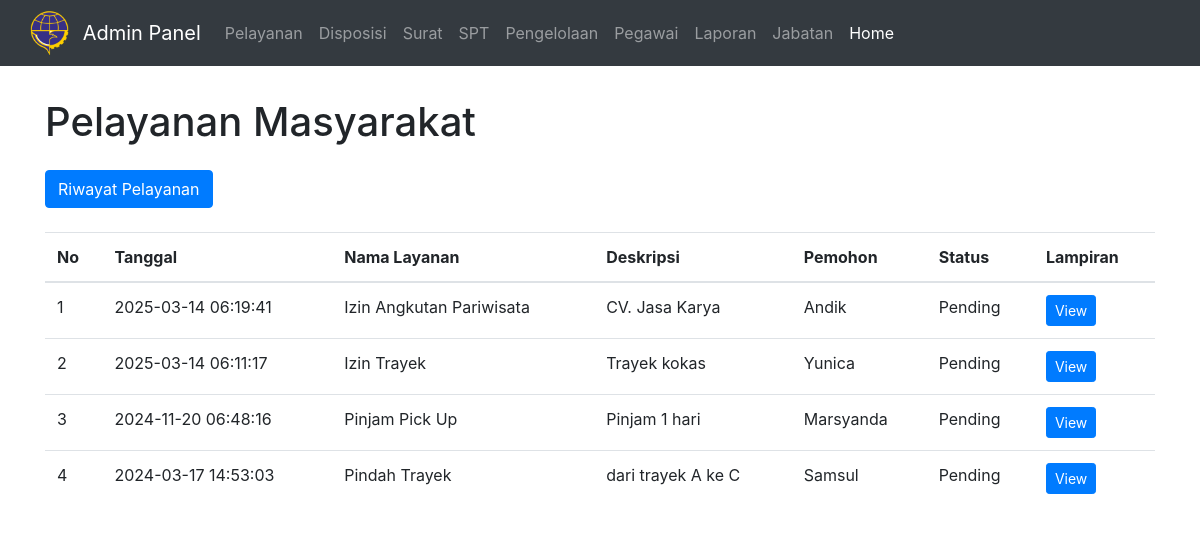
The app's page /umum/admin/pelayanan.php, older data.
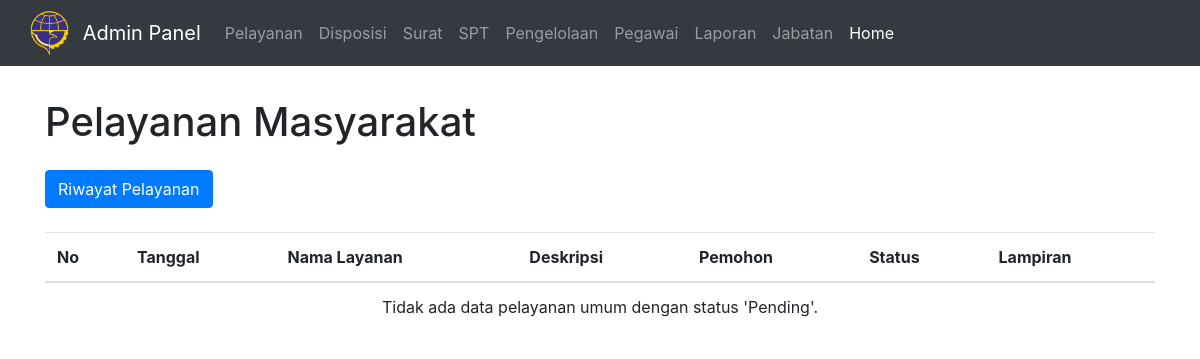
The same page, newer data.
### tables this page shows
CREATE TABLE `pelayananumum` (
  `id` int NOT NULL,
  `tanggal` datetime NOT NULL,
  `nama_layanan` varchar(255) DEFAULT NULL,
  `deskripsi` text,
  `file_google_drive` varchar(255) DEFAULT NULL,
  `pemohon` varchar(255) NOT NULL,
  `status` enum('Pending','Approved','Rejected') NOT NULL
);

### umum/admin/pelayanan.php (the view, shortened to what this page needs)
<?php include_once 'header.php'; ?>
<div class="container mt-5">
    <h1 class="mb-4">Pelayanan Masyarakat</h1>
    <?php if ($rules !== 'Staff') : ?>
        <div class="text-end mb-4">
            <a href="riwayat_pelayanan.php" class="btn btn-primary">Riwayat Pelayanan</a>
        </div>
    <?php endif; ?>
    <div class="table-responsive">
        <table class="table">
            <thead>
                <tr>
                    <th>No</th>
                    <th>Tanggal</th>
                    <th>Nama Layanan</th>
                    <th>Deskripsi</th>
                    <th>Pemohon</th>
                    <th>Status</th>
                    <th>Lampiran</th>
                </tr>
            </thead>
            <tbody>
                <?php
                require_once 'koneksi.php';
                $query = "SELECT * FROM pelayananumum WHERE status = ? ORDER BY tanggal DESC";
                $stmt = $koneksi->prepare($query);
                $status = 'Pending';
                $stmt->bind_param('s', $status);
                $stmt->execute();
                $result = $stmt->get_result();
                if ($result->num_rows > 0) {
                    $no = 1;
                    while ($row = $result->fetch_assoc()) {
                        echo "<tr>";
                        echo "<td>" . $no++ . "</td>";
                        echo "<td>" . htmlspecialchars($row['tanggal']) . "</td>";
                        echo "<td>" . htmlspecialchars($row['nama_layanan']) . "</td>";
                        echo "<td>" . htmlspecialchars($row['deskripsi']) . "</td>";
                        echo "<td>" . htmlspecialchars($row['pemohon']) . "</td>";
                        echo "<td>" . htmlspecialchars($row['status']) . "</td>";
                        echo "<td>";
                        if (!empty($row['file_google_drive'])) {
                            echo "<a href='" . htmlspecialchars($row['file_google_drive']) . "' class='btn btn-sm btn-primary' target='_blank'>View</a>";
                        } else {
                            echo "<span class='text-muted'>Tidak ada file</span>";
                        }
                        echo "</td>";
                        echo "</tr>";
                    }
                } else {
                    echo "<tr><td colspan='8' class='text-center'>Tidak ada data pelayanan umum dengan status 'Pending'.</td></tr>";
                }
                ?>
            </tbody>
        </table>
    </div>
</div>
<div style="height: 100px;"></div>
</body>
</html>

Row changes from the older to the newer data that the page shows:
removed pelayananumum: tanggal "2025-03-14 06:19:41", nama_layanan "Izin Angkutan Pariwisata", deskripsi "CV. Jasa Karya", pemohon "Andik", status "Pending"
removed pelayananumum: tanggal "2025-03-14 06:11:17", nama_layanan "Izin Trayek", deskripsi "Trayek kokas", pemohon "Yunica", status "Pending"
removed pelayananumum: tanggal "2024-11-20 06:48:16", nama_layanan "Pinjam Pick Up", deskripsi "Pinjam 1 hari", pemohon "Marsyanda", status "Pending"
removed pelayananumum: tanggal "2024-03-17 14:53:03", nama_layanan "Pindah Trayek", deskripsi "dari trayek A ke C", pemohon "Samsul", status "Pending"
Text that changed along with them:
text now shown: "Tidak ada data pelayanan umum dengan status 'Pending'."
